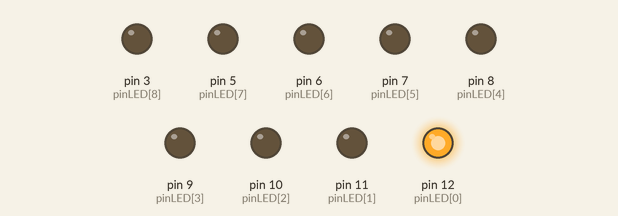
Recording of a sketch running on a simulated Arduino Uno, built with avr-gcc and run on an emulated ATmega328P. Parts: output pins drawn as LEDs (lit = HIGH).

Above: at 0.1 s.
At 1.1 s:
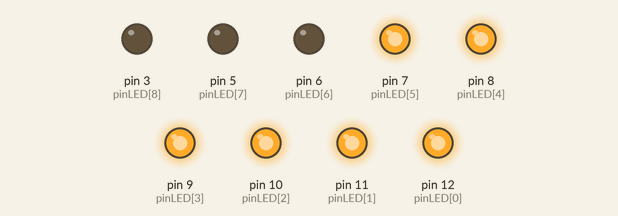
At 2.1 s:
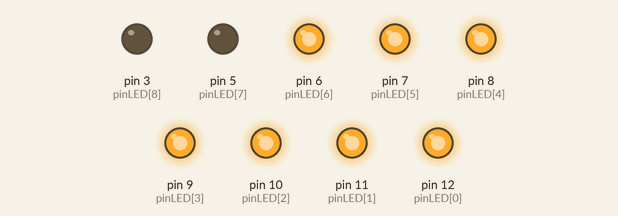
At 4.1 s:
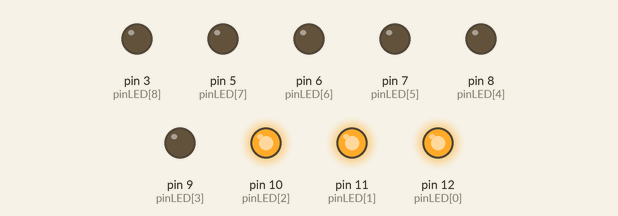
At 6.3 s:
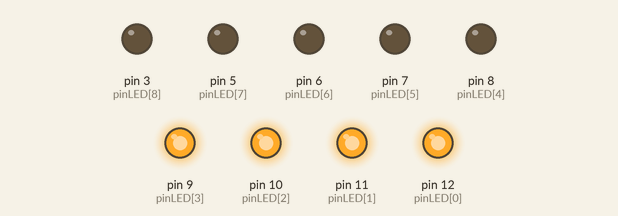
At 8.1 s:
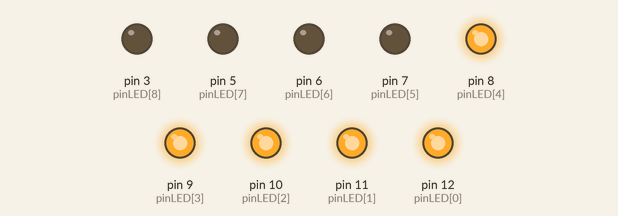
Timing chart, 0 to 8.4 s (numbered marks = the images above):
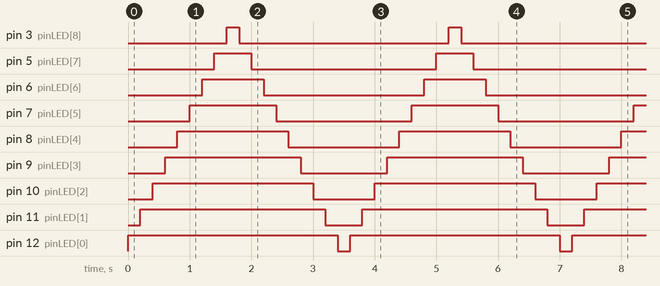

The sketch:

Projeto6.ino
```cpp
int pinLED[9] = {12,11,10,9,8,7,6,5,3};
int numeroLED;
void setup() {
  // put your setup code here, to run once:
  int x;
  for(x = 0; x <=8; x = x + 1){
    pinMode(pinLED[x],OUTPUT);
  }
}

void loop() {
  // put your main code here, to run repeatedly:
  for(numeroLED = 0; numeroLED <= 8; numeroLED = numeroLED + 1){
    digitalWrite(pinLED[numeroLED],HIGH);
    delay(200);
  }
  for(numeroLED = 8; numeroLED >= 0; numeroLED = numeroLED - 1){
    digitalWrite(pinLED[numeroLED],LOW);
    delay(200);
  }
}
```

Measured:
- by itself, pin 3 (pinLED[8]): alternates HIGH for 0.20 s and LOW for 3.4 s
- by itself, pin 5 (pinLED[7]): alternates HIGH for 0.60 s and LOW for 3.0 s
- by itself, pin 6 (pinLED[6]): alternates HIGH for 1.0 s and LOW for 2.6 s
- by itself, pin 7 (pinLED[5]): alternates HIGH for 1.4 s and LOW for 2.2 s
- by itself, pin 8 (pinLED[4]): alternates HIGH for 1.8 s and LOW for 1.8 s
- by itself, pin 9 (pinLED[3]): alternates HIGH for 2.2 s and LOW for 1.4 s
- by itself, pin 10 (pinLED[2]): alternates HIGH for 2.6 s and LOW for 1.0 s
- by itself, pin 11 (pinLED[1]): alternates HIGH for 3.0 s and LOW for 0.60 s
